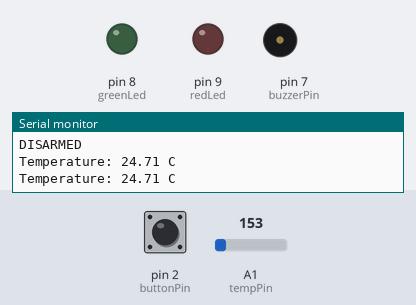
A sketch run on a simulated Arduino Uno, built with avr-gcc and run on an emulated ATmega328P. On the bench: output pins drawn as LEDs (lit = HIGH), buzzer (waves = sounding), the last lines printed to the serial monitor. Inputs (shaded band) come from the test bench; at power-on: pin 2 (buttonPin) HIGH, A1 (tempPin) = 153.

Above: at 1.2 s.
1.3 s: pin 2 (buttonPin) pulled LOW for 0.15 s
At 2.1 s:
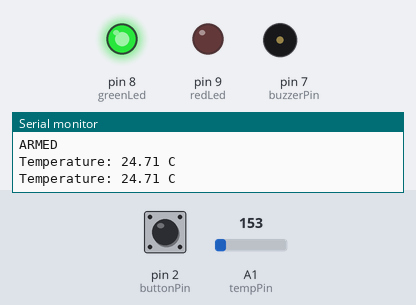
2.9 s: A1 (tempPin) set to 160
At 3.25 s:
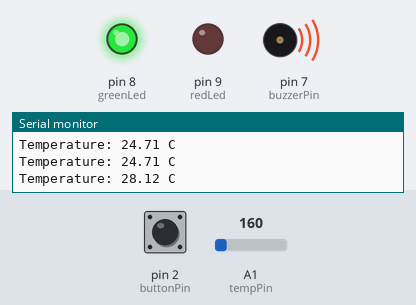
5.9 s: A1 (tempPin) set to 165
At 6.8 s:
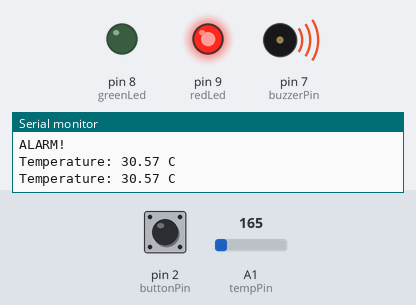
7.4 s: pin 2 (buttonPin) pulled LOW for 1 s
At 8.0 s:
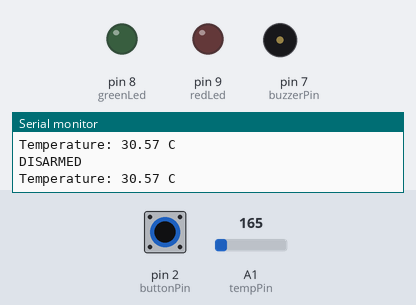
9.9 s: pin 2 (buttonPin) pulled LOW for 3.2 s
At 11.1 s:
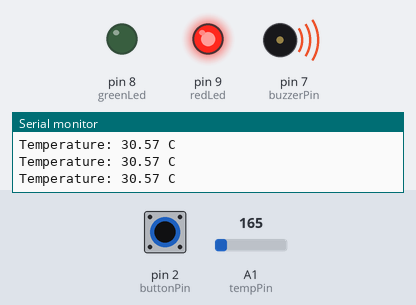
Timing chart, 0 to 15.6 s (numbered marks = the images above; inputs shaded):
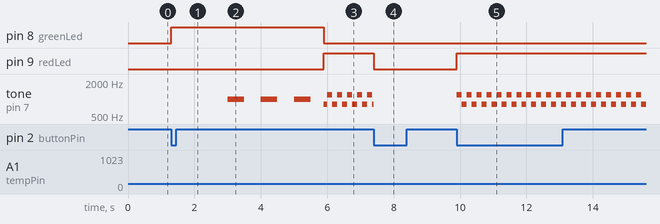

The sketch:

Day21_Temperature_Alarm.ino
```cpp
// Day 21 - Temperature Sensing & Alert Systems: Temperature Alarm
//
// Parts: TMP36 (A1), push button (pin 2, INPUT_PULLUP), green LED (pin 8),
//        red LED (pin 9), buzzer (pin 7). Each LED uses a 220 ohm resistor.
//
// States:
//   DISARMED : everything off
//   ARMED    : green LED on. Slow beeps above 28 C (warning)
//   ALARM!   : above 30 C while armed. Red LED on + siren.
//              The alarm stays on until the button is pressed, even if
//              the temperature drops.
//
// Button: first press arms the system, the next press disarms everything.
//
// Level reached: Level 1 (state messages in the Serial Monitor)
//                + Level 3 (slow beeps above 28 C, full siren above 30 C)

// ---------- 1. PIN SETUP ----------
const int tempPin = A1;
const int buttonPin = 2;
const int buzzerPin = 7;
const int greenLed = 8;
const int redLed = 9;

// ---------- Settings ----------
const float warnTemp = 28.0;      // slow beeps above this
const float alarmTemp = 30.0;     // alarm starts above this

// ---------- State variables ----------
bool armed = false;
bool alarmOn = false;
bool lastButton = HIGH;
unsigned long lastPress = 0;
unsigned long lastPrint = 0;

void setup() {
  pinMode(buttonPin, INPUT_PULLUP);   // pressed = LOW
  pinMode(buzzerPin, OUTPUT);
  pinMode(greenLed, OUTPUT);
  pinMode(redLed, OUTPUT);
  Serial.begin(9600);
  Serial.println("DISARMED");
}

// ---------- 2. SENSOR READING ----------
float readTemperature() {
  float voltage = analogRead(tempPin) * 5.0 / 1024.0;
  return (voltage - 0.5) * 100.0;
}

void loop() {
  float tempC = readTemperature();

  // ---------- 3. BUTTON: arm / disarm ----------
  bool button = digitalRead(buttonPin);
  if (button == LOW && lastButton == HIGH && millis() - lastPress > 200) {
    lastPress = millis();                 // simple debounce
    if (armed || alarmOn) {
      armed = false;                      // disarm everything
      alarmOn = false;
      Serial.println("DISARMED");
    } else {
      armed = true;
      Serial.println("ARMED");
    }
  }
  lastButton = button;

  // ---------- 4. CONDITIONAL LOGIC ----------
  if (armed && !alarmOn && tempC > alarmTemp) {
    alarmOn = true;                       // latched until the button is pressed
    Serial.println("ALARM!");
  }

  // ---------- 5. OUTPUT CONTROL ----------
  digitalWrite(greenLed, (armed && !alarmOn) ? HIGH : LOW);
  digitalWrite(redLed, alarmOn ? HIGH : LOW);

  if (alarmOn) {
    // siren: flip between two pitches every 150 ms, without delay()
    if ((millis() / 150) % 2 == 0) {
      tone(buzzerPin, 1200);
    } else {
      tone(buzzerPin, 800);
    }
  } else if (armed && tempC > warnTemp) {
    // warning: slow beeps (500 ms on, 500 ms off)
    if ((millis() / 500) % 2 == 0) {
      tone(buzzerPin, 1000);
    } else {
      noTone(buzzerPin);
    }
  } else {
    noTone(buzzerPin);
  }

  // Print the temperature every half second for testing
  if (millis() - lastPrint >= 500) {
    lastPrint = millis();
    Serial.print("Temperature: ");
    Serial.print(tempC);
    Serial.println(" C");
  }
}
```

Measured:
- the behaviour switches between 159 and 160 on A1 (tempPin) (found by bisection; images 1 and 2)
- after the input at 1.3 s, pin 8 (greenLed): LOW → HIGH at once
- after the input at 2.9 s, tone on pin 7 (buzzerPin): alternates 1000 Hz for 0.50 s and silent for 0.50 s, starting after 0.10 s
- after the input at 5.9 s, pin 8 (greenLed): HIGH → LOW at once; pin 9 (redLed): LOW → HIGH at once
- after the input at 7.4 s, pin 9 (redLed): HIGH → LOW at once
- after the input at 9.9 s, pin 9 (redLed): LOW → HIGH at once; tone on pin 7 (buzzerPin): alternates 1200 Hz for 0.15 s and 800 Hz for 0.15 s, starting at once
